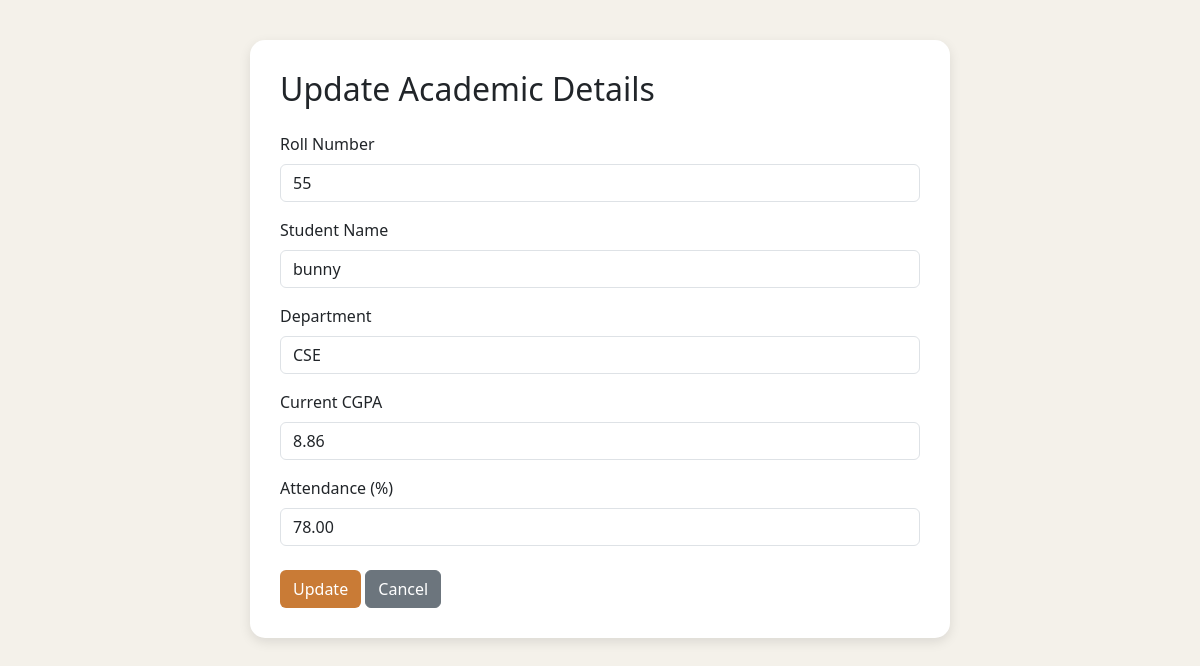
Page /edit_academic.php?id=3 (signed in) on the committed database.
### tables this page shows
CREATE TABLE `students` (
  `student_id` int NOT NULL AUTO_INCREMENT,
  `roll_no` varchar(20) NOT NULL,
  `full_name` varchar(100) NOT NULL,
  `email` varchar(100) NOT NULL,
  `department` varchar(100) DEFAULT NULL,
  `year` int DEFAULT NULL,
  `cgpa` decimal(4,2) DEFAULT NULL,
  `attendance` decimal(5,2) DEFAULT '0.00',
  `password` varchar(255) NOT NULL,
  PRIMARY KEY (`student_id`),
  UNIQUE KEY `roll_no` (`roll_no`),
  UNIQUE KEY `email` (`email`)
);

### edit_academic.php (the view, shortened to what this page needs)
<?php
$id=$_GET['id'];
$result=mysqli_query($conn,"SELECT * FROM students WHERE student_id='$id'");
$row=mysqli_fetch_assoc($result);
?>
<!DOCTYPE html>
<html lang="en">
<head>
<link href="https://cdn.jsdelivr.net/npm/bootstrap@5.3.3/dist/css/bootstrap.min.css" rel="stylesheet">
</head>
<body>
<div class="box">
<h2 class="mb-4">Update Academic Details</h2>
<form method="POST">
<label class="form-label">Roll Number</label>
<input class="form-control mb-3" value="<?php echo $row['roll_no']; ?>" readonly>
<label class="form-label">Student Name</label>
<input class="form-control mb-3" value="<?php echo $row['full_name']; ?>" readonly>
<label class="form-label">Department</label>
<input class="form-control mb-3" value="<?php echo $row['department']; ?>" readonly>
<label class="form-label">Current CGPA</label>
<input type="number" step="0.01" min="0" max="10" name="cgpa" class="form-control mb-3" value="<?php echo $row['cgpa']; ?>" required>
<label class="form-label">Attendance (%)</label>
<input type="number" step="0.01" min="0" max="100" name="attendance" class="form-control mb-4" value="<?php echo $row['attendance']; ?>" required>
<button class="btn btn-main" name="update">Update</button>
<a href="view_students.php" class="btn btn-secondary">Cancel</a>
</form>
</div>
</body>
</html>

### edit_academic.php (style rules this page uses)
body { background:#f4f1ea;font-family:Segoe UI,sans-serif; }
.box { max-width:700px;margin:40px auto;background:#fff;padding:30px;border-radius:15px;box-shadow:0 4px 12px rgba(0,0,0,.1); }
.btn-main { background:#C97B36;color:#fff; }

### rows in the picture
students: roll_no "55", full_name "bunny", department "CSE", cgpa "8.86", attendance "78.00"
